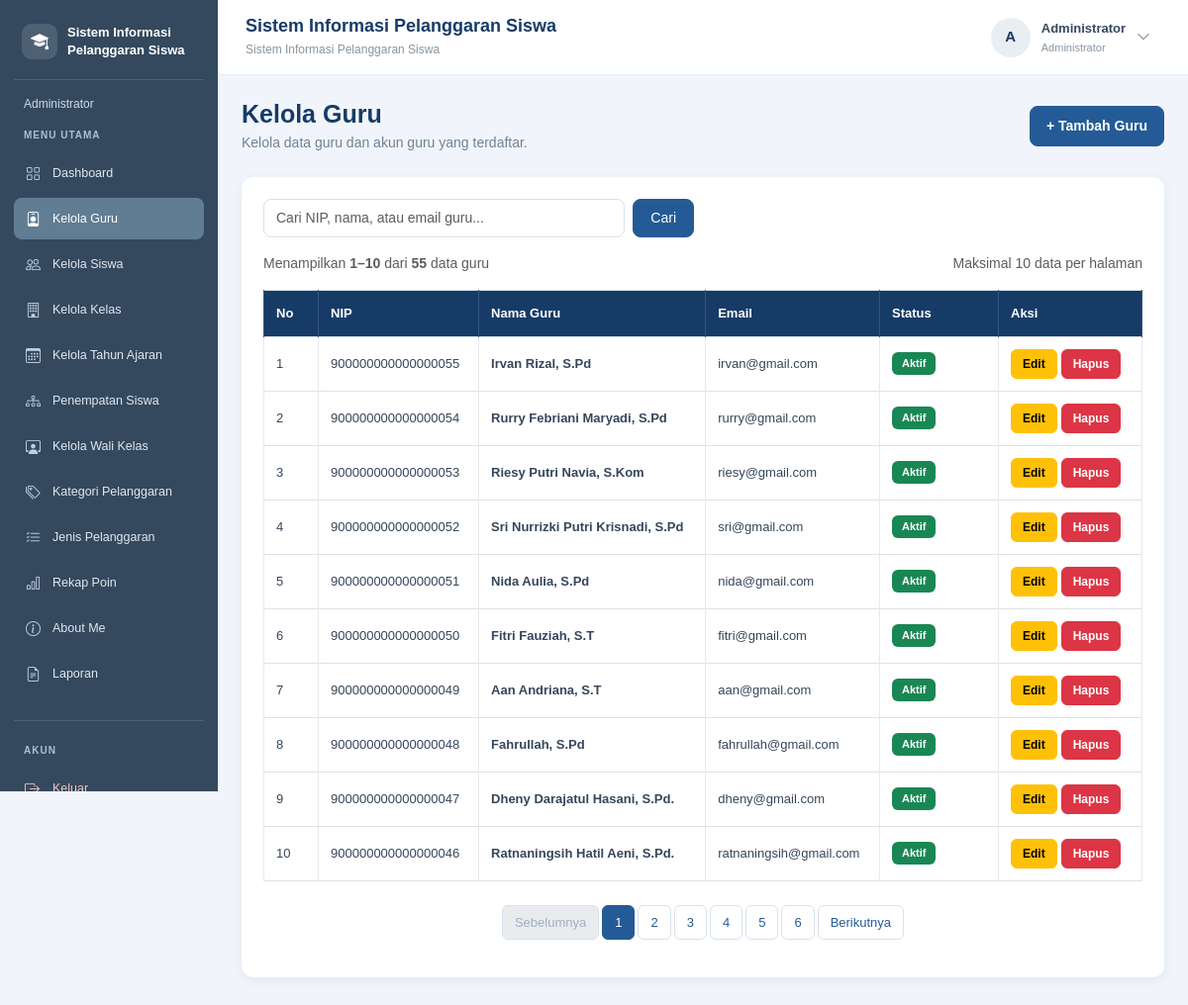
/data_guru.php (signed in), run on the app's committed database.
### tables this page shows
CREATE TABLE `t_guru` (
  `id` int(11) NOT NULL,
  `nip` varchar(30) NOT NULL,
  `nama` varchar(150) NOT NULL,
  `email` varchar(150) NOT NULL,
  `status_aktif` tinyint(1) NOT NULL,
  `user_id` int(11) NOT NULL,
  `created_at` timestamp NOT NULL DEFAULT current_timestamp(),
  `updated_at` timestamp NOT NULL DEFAULT current_timestamp()
);

### data_guru.php (the view, shortened to what this page needs)
<?php
include "config/koneksi.php";
$kataKunci = trim($_GET['cari'] ?? '');
$batas = 10;
$halaman = max(1, (int)($_GET['halaman'] ?? 1));
$keyword = "%" . $kataKunci . "%";
$sqlJumlah = "SELECT COUNT(*) AS total
              FROM t_guru
              WHERE nip LIKE ?
                 OR nama LIKE ?
                 OR email LIKE ?";
$stmtJumlah = mysqli_prepare($koneksi, $sqlJumlah);
mysqli_stmt_bind_param($stmtJumlah, "sss", $keyword, $keyword, $keyword);
mysqli_stmt_execute($stmtJumlah);
$hasilJumlah = mysqli_stmt_get_result($stmtJumlah);
$dataJumlah = mysqli_fetch_assoc($hasilJumlah);
$totalData = (int)$dataJumlah['total'];
$totalHalaman = max(1, (int)ceil($totalData / $batas));
$halaman = min($halaman, $totalHalaman);
$offset = ($halaman - 1) * $batas;
$sqlData = "SELECT id, nip, nama, email, status_aktif
            FROM t_guru
            WHERE nip LIKE ?
               OR nama LIKE ?
               OR email LIKE ?
            ORDER BY id DESC
            LIMIT ? OFFSET ?";
$stmtData = mysqli_prepare($koneksi, $sqlData);
mysqli_stmt_bind_param(
    $stmtData,
    "sssii",
    $keyword,
    $keyword,
    $keyword,
    $batas,
    $offset
);
mysqli_stmt_execute($stmtData);
$result = mysqli_stmt_get_result($stmtData);
$nomorAwal = $offset + 1;
$nomorAkhir = min($offset + $batas, $totalData);
function urlHalamanGuru($nomorHalaman, $kataKunci)
{
    return '?' . http_build_query([
        'cari' => $kataKunci,
        'halaman' => $nomorHalaman
    ]);
}
?>
<!DOCTYPE html>
<html lang="id">
<head>
    <link href="https://cdn.jsdelivr.net/npm/bootstrap@5.3.8/dist/css/bootstrap.min.css"
          rel="stylesheet">
</head>
<body>
<?php include "includes/sidebar.php"; ?>
<?php include "includes/navbar.php"; ?>
<main class="konten-utama">
    <div class="d-flex flex-wrap justify-content-between align-items-center gap-3 mb-4">
        <div class="judul-halaman">
            <h2 class="mb-1">Kelola Guru</h2>
            <p class="mb-0">Kelola data guru dan akun guru yang terdaftar.</p>
        </div>
        <a href="tambah_guru.php" class="btn btn-primary btn-tambah">
            + Tambah Guru
        </a>
    </div>
    <div class="card card-data">
        <div class="card-body">
            <form method="GET" action="data_guru.php" class="row g-2 mb-3">
                <div class="col-md-6 col-lg-5">
                    <input
                        type="search"
                        name="cari"
                        class="form-control"
                        placeholder="Cari NIP, nama, atau email guru..."
                        value="<?= htmlspecialchars($kataKunci, ENT_QUOTES, 'UTF-8'); ?>">
                </div>
                <div class="col-auto">
                    <button type="submit" class="btn btn-primary btn-cari">
                        Cari
                    </button>
                </div>
            </form>
            <div class="d-flex flex-wrap justify-content-between align-items-center gap-2 mb-3">
                <small class="text-muted">
                    <?php if ($totalData > 0): ?>
                        Menampilkan
                        <strong><?= $nomorAwal; ?>–<?= $nomorAkhir; ?></strong>
                        dari <strong><?= $totalData; ?></strong> data guru
                    <?php else: ?>
                        Tidak ada data guru yang ditemukan.
                    <?php endif; ?>
                </small>
                <small class="text-muted">
                    Maksimal <?= $batas; ?> data per halaman
                </small>
            </div>
            <div class="table-responsive">
                <table class="table table-bordered table-hover align-middle">
                    <thead>
                        <tr>
                            <th width="55">No</th>
                            <th>NIP</th>
                            <th>Nama Guru</th>
                            <th>Email</th>
                            <th width="120">Status</th>
                            <th width="145">Aksi</th>
                        </tr>
                    </thead>
                    <tbody>
                    <?php if ($totalData > 0): ?>
                        <?php while ($guru = mysqli_fetch_assoc($result)): ?>
                            <tr>
                                <td><?= $nomorAwal++; ?></td>
                                <td>
                                    <?= htmlspecialchars($guru['nip'] ?? '', ENT_QUOTES, 'UTF-8'); ?>
                                </td>
                                <td class="fw-semibold">
                                    <?= htmlspecialchars($guru['nama'] ?? '', ENT_QUOTES, 'UTF-8'); ?>
                                </td>
                                <td>
                                    <?= htmlspecialchars($guru['email'] ?? '', ENT_QUOTES, 'UTF-8'); ?>
                                </td>
                                <td>
                                    <?php if ($guru['status_aktif'] == 1): ?>
                                        <span class="badge bg-success">Aktif</span>
                                    <?php else: ?>
                                        <span class="badge bg-secondary">Tidak Aktif</span>
                                    <?php endif; ?>
                                </td>
                                <td>
                                    <div class="d-flex flex-wrap gap-1">
                                        <a
                                            href="edit_guru.php?id=<?= (int)$guru['id']; ?>"
                                            class="btn btn-warning btn-aksi">
                                            Edit
                                        </a>
                                        <form
                                            action="hapus_guru.php"
                                            method="POST"
                                            class="d-inline"
                                            onsubmit="return confirm('Yakin ingin menghapus data guru ini?');">
                                            <button
                                                type="submit"
                                                class="btn btn-danger btn-aksi">
                                                Hapus
                                            </button>
                                        </form>
                                    </div>
                                </td>
                            </tr>
                        <?php endwhile; ?>
                    <?php endif; ?>
                    </tbody>
                </table>
            </div>
            <?php if ($totalHalaman > 1): ?>
                <nav class="mt-4" aria-label="Navigasi halaman data guru">
                    <ul class="pagination justify-content-center flex-wrap">
                        <li class="page-item <?= $halaman <= 1 ? 'disabled' : ''; ?>">
                            <a
                                class="page-link"
                                href="<?= htmlspecialchars(urlHalamanGuru(max(1, $halaman - 1), $kataKunci), ENT_QUOTES, 'UTF-8'); ?>">
                                Sebelumnya
                            </a>
                        </li>
                        <?php for ($i = 1; $i <= $totalHalaman; $i++): ?>
                            <li class="page-item <?= $i == $halaman ? 'active' : ''; ?>">
                                <a
                                    class="page-link"
                                    href="<?= htmlspecialchars(urlHalamanGuru($i, $kataKunci), ENT_QUOTES, 'UTF-8'); ?>">
                                    <?= $i; ?>
                                </a>
                            </li>
                        <?php endfor; ?>
                        <li class="page-item <?= $halaman >= $totalHalaman ? 'disabled' : ''; ?>">
                            <a
                                class="page-link"
                                href="<?= htmlspecialchars(urlHalamanGuru(min($totalHalaman, $halaman + 1), $kataKunci), ENT_QUOTES, 'UTF-8'); ?>">
                                Berikutnya
                            </a>
                        </li>
                    </ul>
                </nav>
            <?php endif; ?>
        </div>
    </div>
</main>
</body>
</html>

### data_guru.php (style rules this page uses)
body { margin: 0; background-color: #F1F5FB; font-family: Arial, sans-serif; }
.konten-utama, .konten-utama * { box-sizing: border-box; }
.konten-utama { position: relative; display: block; margin-left: 220px !important; width: calc(100% - 220px) !important; min-width: 0; min-height: 100vh; padding: 100px 24px 30px; }
.judul-halaman h2 { color: #173B67; font-size: 25px; font-weight: 700; }
.judul-halaman p { color: #718096; font-size: 14px; }
.btn-tambah { background-color: #245B96; border-color: #245B96; border-radius: 8px; padding: 9px 16px; font-size: 14px; font-weight: 600; }
.card-data { border: none; border-radius: 12px; box-shadow: 0 3px 12px rgba(23, 59, 103, 0.07); }
.card-data .card-body { padding: 22px; }
.form-control { border-radius: 8px; border-color: #D8E1EE; font-size: 14px; min-height: 39px; }
.btn-cari { background-color: #245B96; border-color: #245B96; border-radius: 8px; font-size: 14px; padding: 8px 17px; }
.table { margin-bottom: 0; font-size: 13px; }
.table thead th { background-color: #173B67; color: #FFFFFF; font-weight: 600; padding: 13px 12px; white-space: nowrap; border-color: #31577F; }
.table tbody td { padding: 12px; color: #35465C; border-color: #E5EAF1; }
.badge { font-size: 11px; font-weight: 600; padding: 6px 10px; border-radius: 6px; }
.btn-aksi { border-radius: 6px; font-size: 12px; padding: 5px 11px; font-weight: 600; }
.pagination { gap: 4px; }
.pagination .page-link { border: 1px solid #D8E1EE; border-radius: 6px; color: #245B96; font-size: 13px; padding: 7px 12px; }
.pagination .page-item.active .page-link { background-color: #245B96; border-color: #245B96; color: #FFFFFF; }
.pagination .page-item.disabled .page-link { color: #A0AEC0; }

### data on the page
t_guru: nip "900000000000000055", nama "Irvan Rizal, S.Pd", email "irvan@gmail.com", status_aktif "Aktif"
t_guru: nip "900000000000000054", nama "Rurry Febriani Maryadi, S.Pd", email "rurry@gmail.com", status_aktif "Aktif"
t_guru: nip "900000000000000053", nama "Riesy Putri Navia, S.Kom", email "riesy@gmail.com", status_aktif "Aktif"
t_guru: nip "900000000000000052", nama "Sri Nurrizki Putri Krisnadi, S.Pd", email "sri@gmail.com", status_aktif "Aktif"
t_guru: nip "900000000000000051", nama "Nida Aulia, S.Pd", email "nida@gmail.com", status_aktif "Aktif"
t_guru: nip "900000000000000050", nama "Fitri Fauziah, S.T", email "fitri@gmail.com", status_aktif "Aktif"
t_guru: nip "900000000000000049", nama "Aan Andriana, S.T", email "aan@gmail.com", status_aktif "Aktif"
t_guru: nip "900000000000000048", nama "Fahrullah, S.Pd", email "fahrullah@gmail.com", status_aktif "Aktif"
t_guru: nip "900000000000000047", nama "Dheny Darajatul Hasani, S.Pd.", email "dheny@gmail.com", status_aktif "Aktif"
t_guru: nip "900000000000000046", nama "Ratnaningsih Hatil Aeni, S.Pd.", email "ratnaningsih@gmail.com", status_aktif "Aktif"

### other printed values
$labelRole "Administrator"
$menu[0] "Dashboard"
$menu[0] "Kelola Guru"
$menu[0] "Kelola Siswa"
$menu[0] "Kelola Kelas"
$menu[0] "Kelola Tahun Ajaran"
$menu[0] "Penempatan Siswa"
$menu[0] "Kelola Wali Kelas"
$menu[0] "Kategori Pelanggaran"
$menu[0] "Jenis Pelanggaran"
$menu[0] "Rekap Poin"
$menu[0] "About Me"
$menu[0] "Laporan"
$judulNavbar "Sistem Informasi Pelanggaran Siswa"
$inisial "A"
